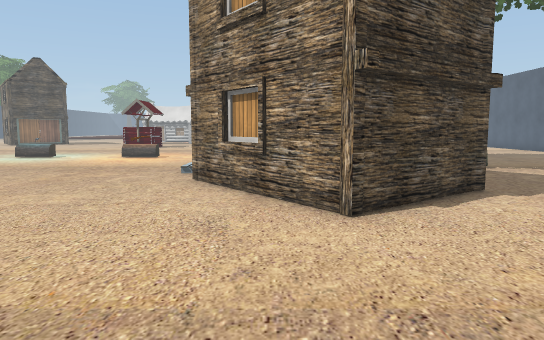
View 1 (above)

24 first-person views from a walk through a 3-D level made in the Unity game engine. The camera is 1.2 m above the floor, tilts 6° down and sees 70° across. The floor is counted in squares, 1 m on a side. Each view is taken from the middle of a square. On the plan, view 1 faces up. The plan holds only what a view shows up to about 15 squares ahead; the rest is blank. The place goes on beyond the plan. The player is left out. Some surface patterns are stand-ins.

View 2
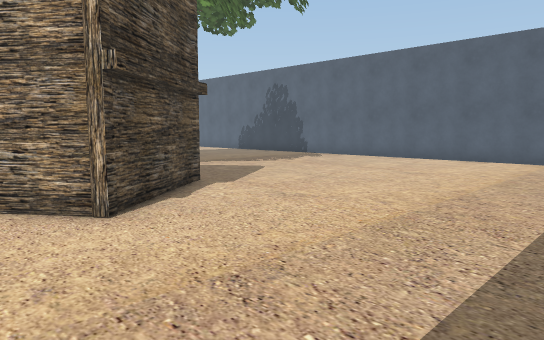

View 3
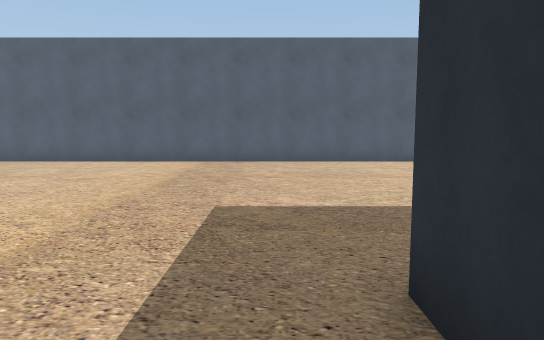

View 4
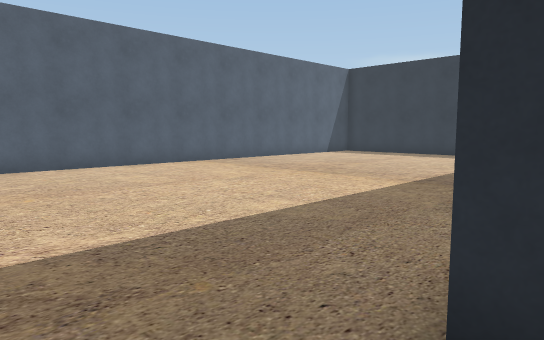

View 5
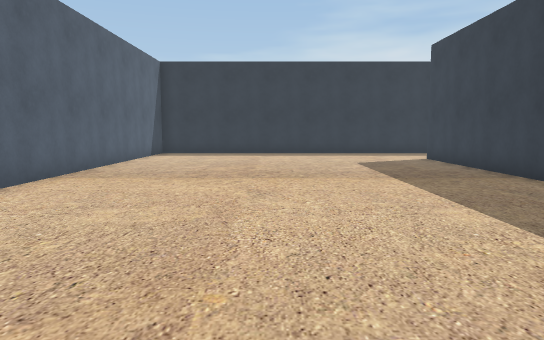

View 6
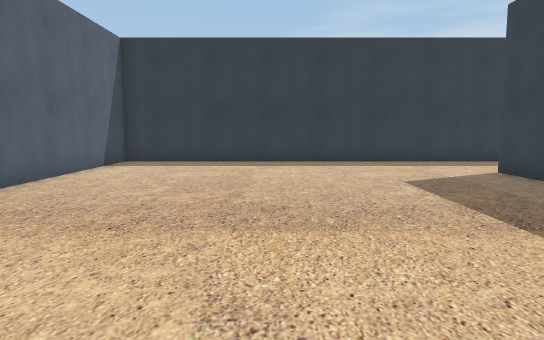

View 7
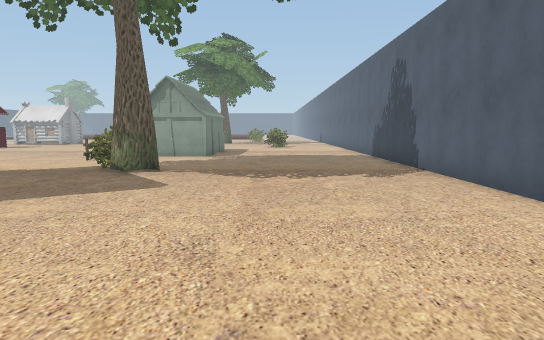

View 8
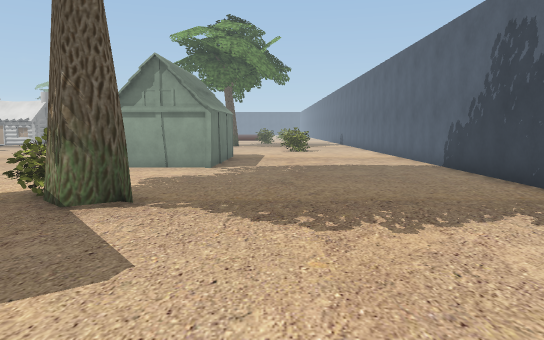

View 9
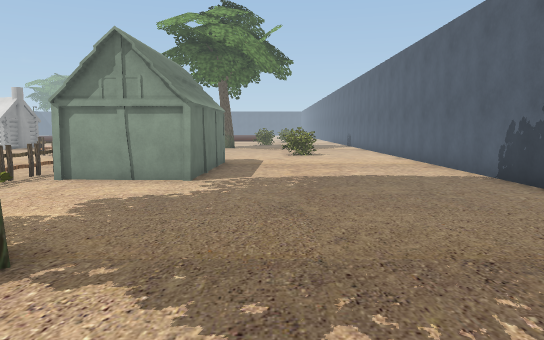

View 10
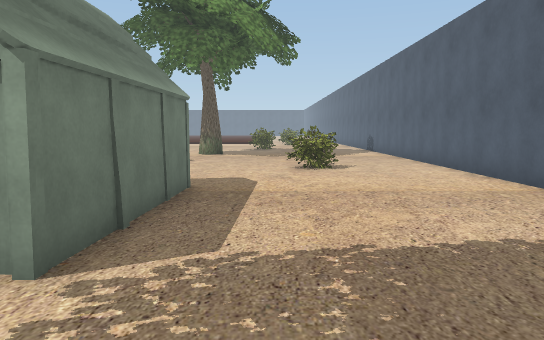

View 11
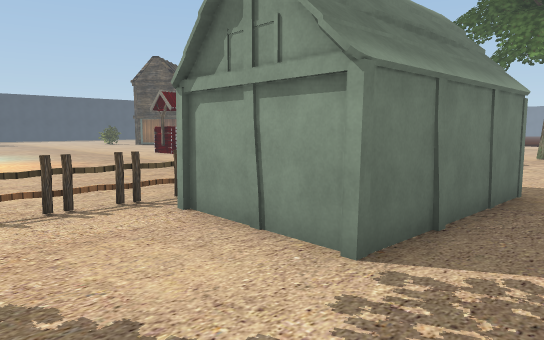

View 12
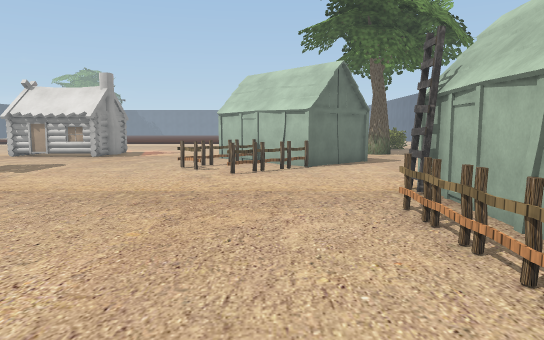

View 13
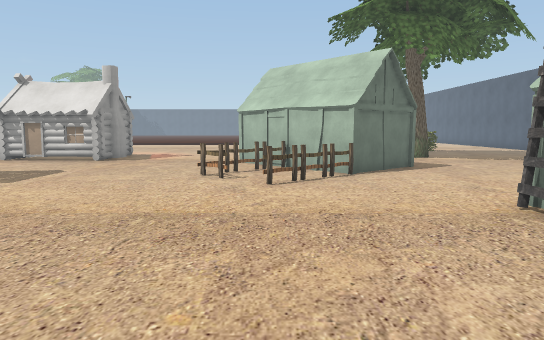

View 14
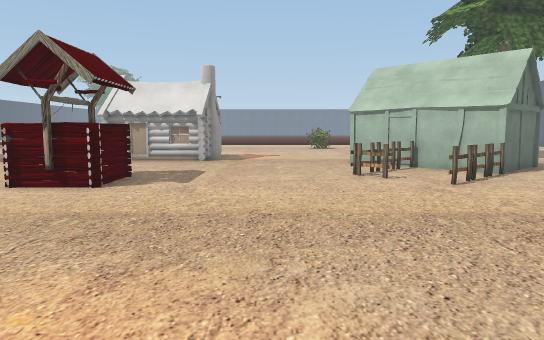

View 15
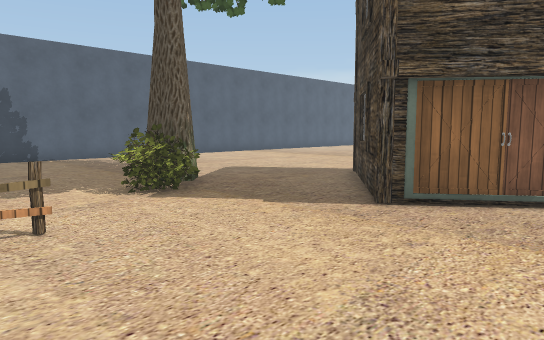

View 16
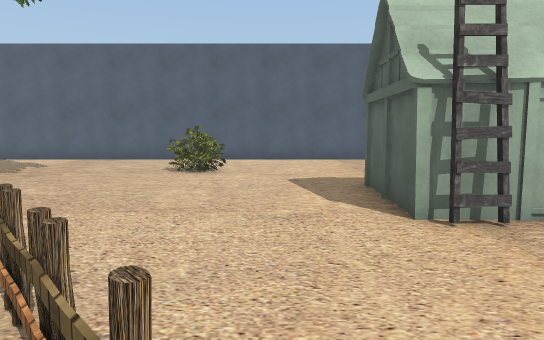

View 17
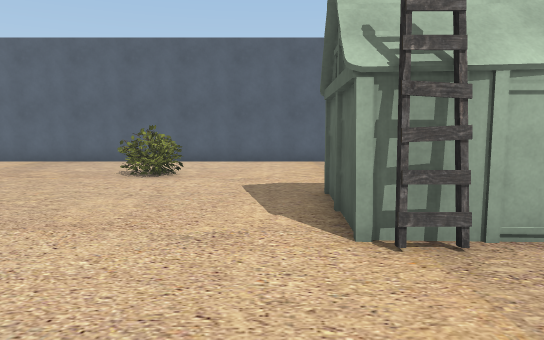

View 18
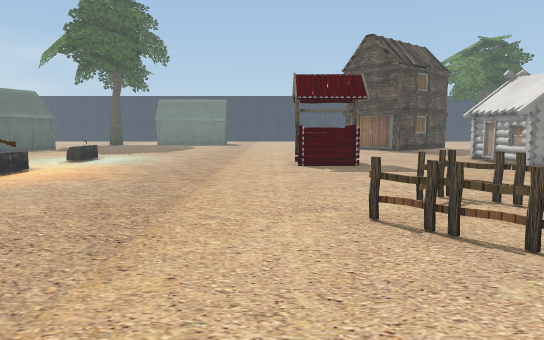

View 19
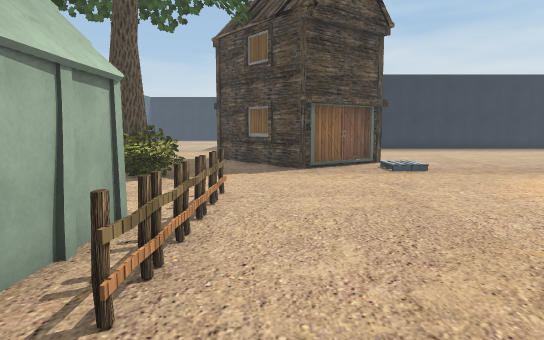

View 20
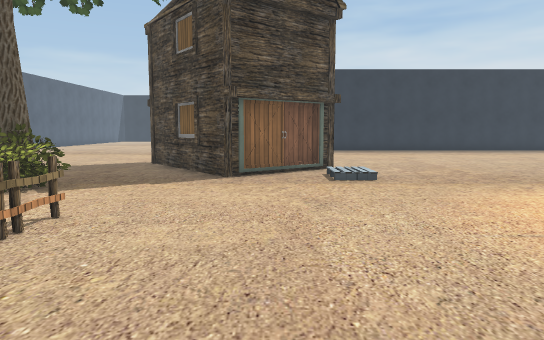

View 21
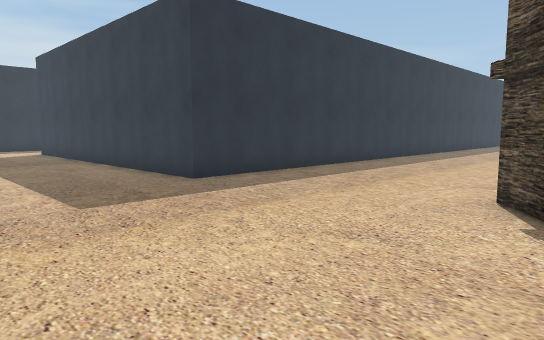

View 22
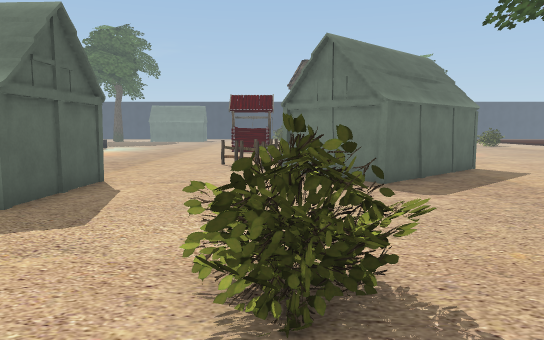

View 23
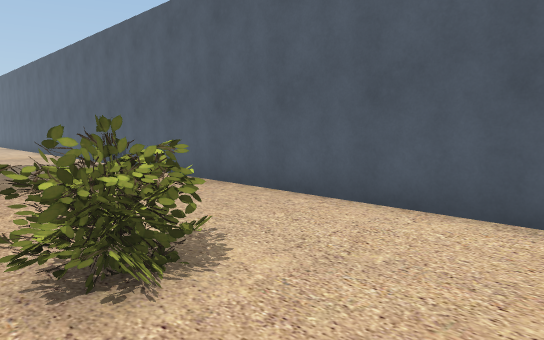

View 24
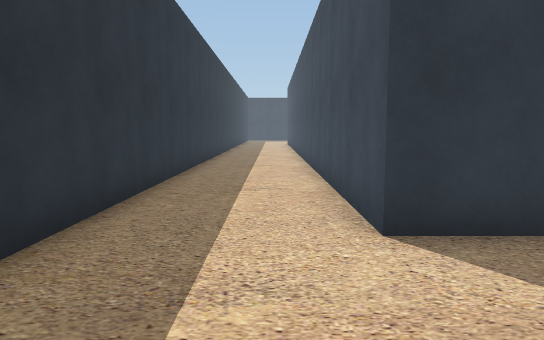

### Floor plan
Key: @ floor where view 1 was taken; # wall or solid block; . floor; / step, stairs or slope; O other object.
Columns run from 10 left of view 1 to 15 right of it. Each row starts with its distance up from view 1.
 32 OOOO.....   O............#
 31 ...O.....O   O...........#
 30  .........O   O..........#
 29 ..........OO OO..........#
 28 .........OOOOO......OO...#
 27  OO.....OO.OO......OOO...#
 26  OO......OOO........O....#
 25 .OO.......O..............#
 24 .........................#
 23 ..............OOOO.......#
 22 ..............O  O.......#
 21 .............OO  O.......#
 20 .............OO  O.......#
 19 .............OO  O.......#
 18 .............OOOOO.......#
 17 O...O........O...........#
 16 ...   .......O...........#
 15 .........................#
 14 ..............OOO........#
 13  .............OOO........#
 12   ....../......O#........#
 11   ...... ..O.............#
 10   .......OO O#...........#
  9   ......OO   O...........#
  8  ........OO OOO..........#
  7 ..........O  #...........#
  6 ...........O#............#
  5       .....O.............#
  4      ....................#
  3   .......................#
  2   .......................#
  1    ......................#
  0     ......@..............#
 -1      #########...........#
 -2              #...........#
 -3              #...........#
 -4              #...........#
 -5              #...........#
 -6              #...........#
 -7              #...........#
 -8              #...........#
 -9              #...........#
-10              #...........#
-11              #...........#
-12              #...........#
-13             ##...........#
-14   ###########............#
-15   .......................#
-16   .......................#
-17   .......................#
-18   ########################

Where each view was taken, in squares from view 1:
view 1: 0 up, 0 right, facing up
view 2: 0 up, 1 left, facing up-right
view 3: 0 up, 0 right, facing right
view 4: 1 up, 2 right, facing down-right
view 5: 2 up, 9 right, facing down
view 6: 3 down, 9 right, facing down
view 7: 1 up, 10 right, facing up
view 8: 6 up, 9 right, facing up
view 9: 9 up, 9 right, facing up
view 10: 15 up, 9 right, facing up
view 11: 15 up, 9 right, facing up-left
view 12: 15 up, 1 right, facing up
view 13: 17 up, 0 right, facing up
view 14: 17 up, 4 left, facing up
view 15: 17 up, 2 left, facing down-right
view 16: 25 up, 1 left, facing right
view 17: 24 up, 0 right, facing right
view 18: 24 up, 5 right, facing left
view 19: 23 up, 2 right, facing down
view 20: 21 up, 0 right, facing down
view 21: 7 up, 8 right, facing down-left
view 22: 27 up, 13 right, facing left
view 23: 24 up, 9 right, facing up-right
view 24: 15 down, 7 right, facing left
